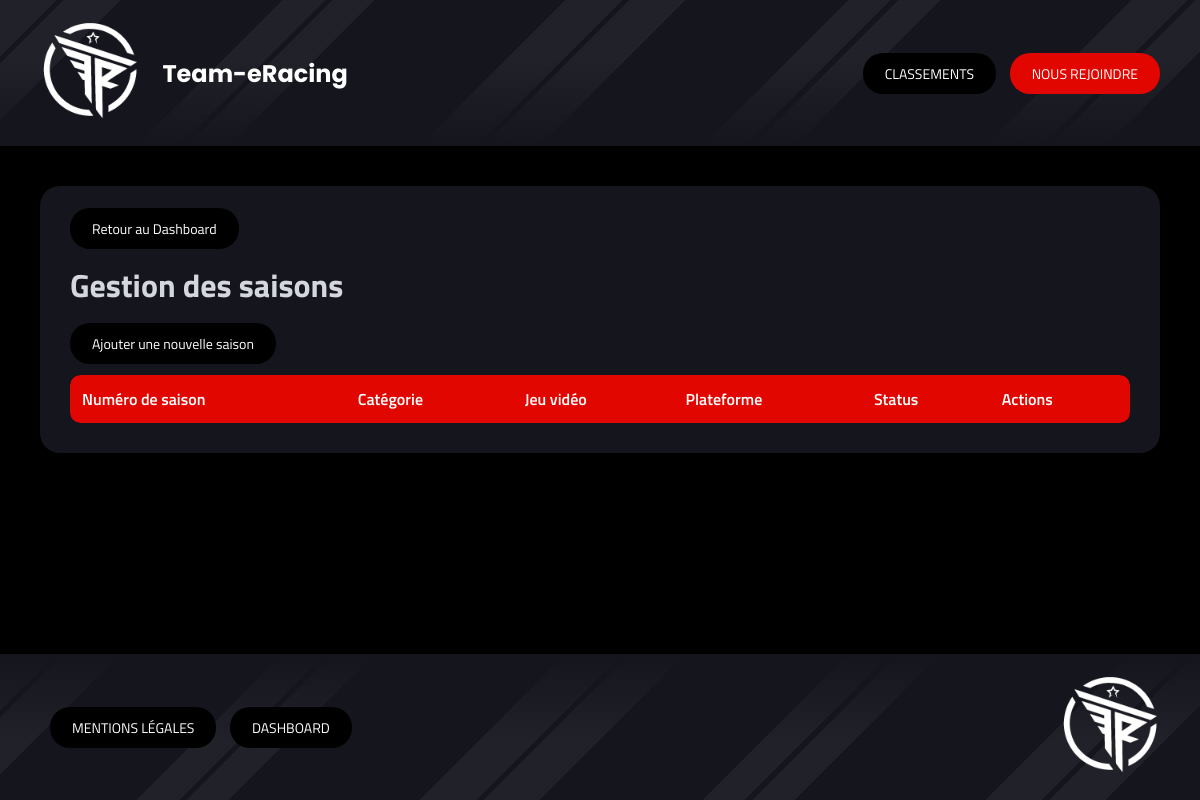
The app's page /index.php?controller=seasons&action=index (signed in), older data.
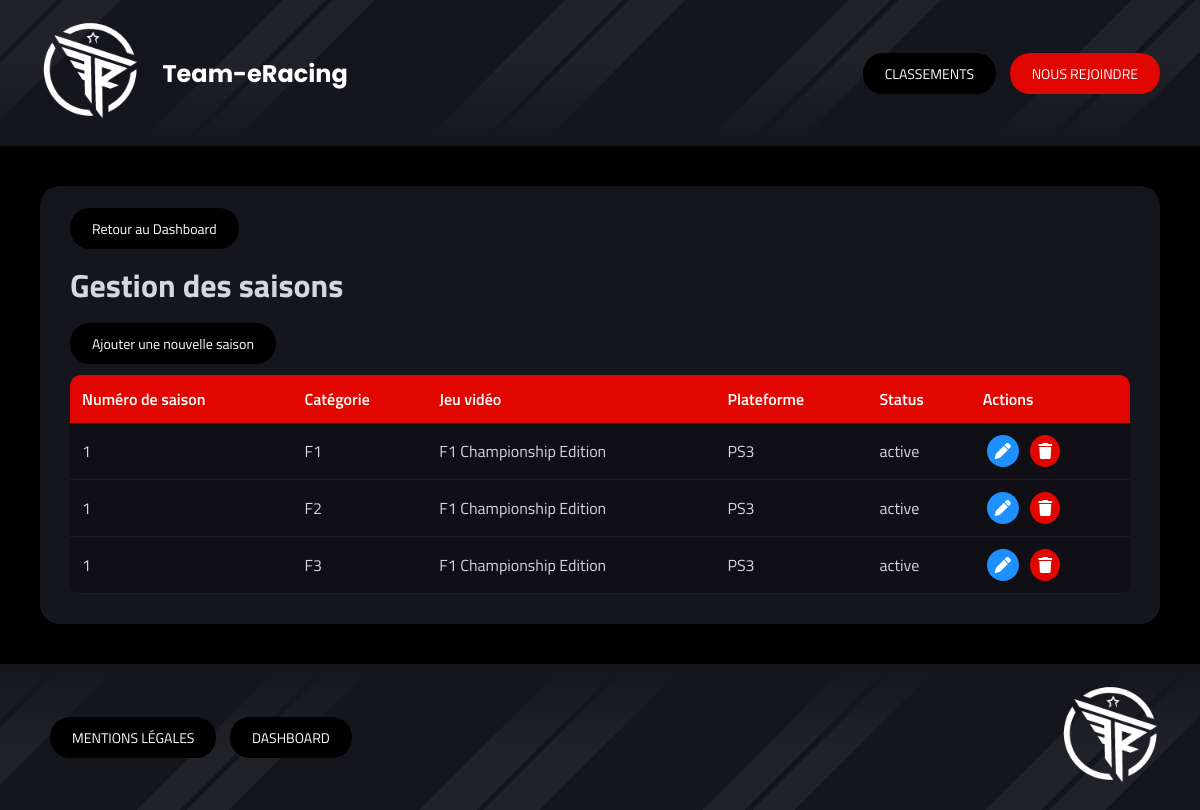
The same page, newer data.
### tables this page shows
CREATE TABLE IF NOT EXISTS `seasons` (
  `id` int NOT NULL AUTO_INCREMENT,
  `season_number` int NOT NULL,
  `category_id` int NOT NULL,
  `videogame` varchar(100) NOT NULL,
  `platform` varchar(100) NOT NULL,
  `status` enum('active','desactive') NOT NULL DEFAULT 'active',
  PRIMARY KEY (`id`),
  UNIQUE KEY `unique_season_category` (`season_number`,`category_id`),
  KEY `idx_fk_category` (`category_id`),
  KEY `idx_season_status` (`status`)
);

CREATE TABLE IF NOT EXISTS `categories` (
  `id` int NOT NULL AUTO_INCREMENT,
  `name` varchar(50) NOT NULL,
  `status` enum('active','desactive') DEFAULT 'active',
  PRIMARY KEY (`id`),
  UNIQUE KEY `name` (`name`)
);

### Controllers/Controller.php (called while the page is built, shortened)
<?php
abstract class Controller
{
    public function render(string $path, array $data = [])
    {
        extract($data);
        include dirname(__DIR__) . '/Views/' . $path . '.php';
        include dirname(__DIR__) . '/Views/base.php';
    }
}
?>

### Controllers/SeasonsController.php (called while the page is built, shortened)
<?php
class SeasonsController extends Controller {
    public function index()
    {
        $seasons = SeasonsModel::all();
        $categories = SeasonsModel::allCategories();
        $this->render('dashboard/seasons/index', [
            'list' => $seasons,
            'categories' => $categories
        ]);
    }
}
?>

### public/index.php (called while the page is built, shortened)
<?php
include '../Autoloader.php';
$route = new Router();
$route->routes();
?>

### Autoloader.php (called while the page is built, shortened)
<?php
class Autoloader{
    static function autoload($class){
        $class = str_replace(__NAMESPACE__.'\\','',$class);
        $class = str_replace('\\','/',$class);
    }
}
?>

### Core/DbConnect.php (called while the page is built, shortened)
<?php
class DbConnect
{
    protected $connection;
    public function getConnection()
    {
        return $this->connection;
    }
    public function __construct()
    {
        try {
            $dsn = 'mysql:host=' . self::SERVER . ';dbname=' . self::BASE . ';charset=utf8mb4';
                $this->connection = new PDO($dsn, self::USER, self::PASSWORD, [
                    PDO::ATTR_ERRMODE => PDO::ERRMODE_EXCEPTION,
                    PDO::ATTR_DEFAULT_FETCH_MODE => PDO::FETCH_OBJ,
                    PDO::ATTR_EMULATE_PREPARES => false
                ]);
        } catch (Exception $e) {
            die('Erreur : ' . $e->getMessage());
        }
    }
}
?>

### Models/SeasonsModel.php (called while the page is built, shortened)
<?php
class SeasonsModel extends DbConnect {
    public static function all(){
        $db = new DbConnect();
        return $db->getConnection()->query("
            SELECT seasons.id, season_number, categories.name as category, videogame, platform, seasons.status
            FROM seasons
            JOIN categories ON seasons.category_id = categories.id
        ")->fetchAll();
    }
}
?>

### Views/dashboard/seasons/index.php (the view, shortened to what this page needs)
<div class="section-dashboard">
    <div class="section-header">
        <a class="nav-btn-dashboard" href="index.php?controller=dashboard">Retour au Dashboard</a>
        <h1>Gestion des saisons</h1>
        <a class="nav-btn-dashboard" href="index.php?controller=seasons&action=create">Ajouter une nouvelle saison</a>
    </div>
    <div class="table-responsive">
        <table class="dashboard-table">
            <thead>
                <tr>
                    <th>Numéro de saison</th>
                    <th>Catégorie</th>
                    <th>Jeu vidéo</th>
                    <th>Plateforme</th>
                    <th>Status</th>
                    <th class="actions-column">Actions</th>
                </tr>
            </thead>
            <tbody>
                <?php foreach ($list as $season): ?>
                <tr>
                    <td><?= htmlspecialchars($season->season_number) ?></td>
                    <td><?= htmlspecialchars($season->category ?? $season->category_id) ?></td>
                    <td><?= htmlspecialchars($season->videogame) ?></td>
                    <td><?= htmlspecialchars($season->platform) ?></td>
                    <td><?= htmlspecialchars($season->status) ?></td>
                    <td class="actions">
                        <a class="action-btn edit" href="index.php?controller=seasons&action=update&id=<?= $season->id ?>">
                            <i class="fa-solid fa-pen"></i>
                        </a>
                        <a class="action-btn delete" href="index.php?controller=seasons&action=delete&id=<?= $season->id ?>">
                            <i class="fa-solid fa-trash"></i>
                        </a>
                    </td>
                </tr>
                <?php endforeach; ?>
            </tbody>
        </table>
    </div>
</div>

Row changes from the older to the newer data that the page shows:
added seasons: season_number "1", category.name "F1", videogame "F1 Championship Edition", platform "PS3", status "active"
added seasons: season_number "1", category.name "F2", videogame "F1 Championship Edition", platform "PS3", status "active"
added seasons: season_number "1", category.name "F3", videogame "F1 Championship Edition", platform "PS3", status "active"
